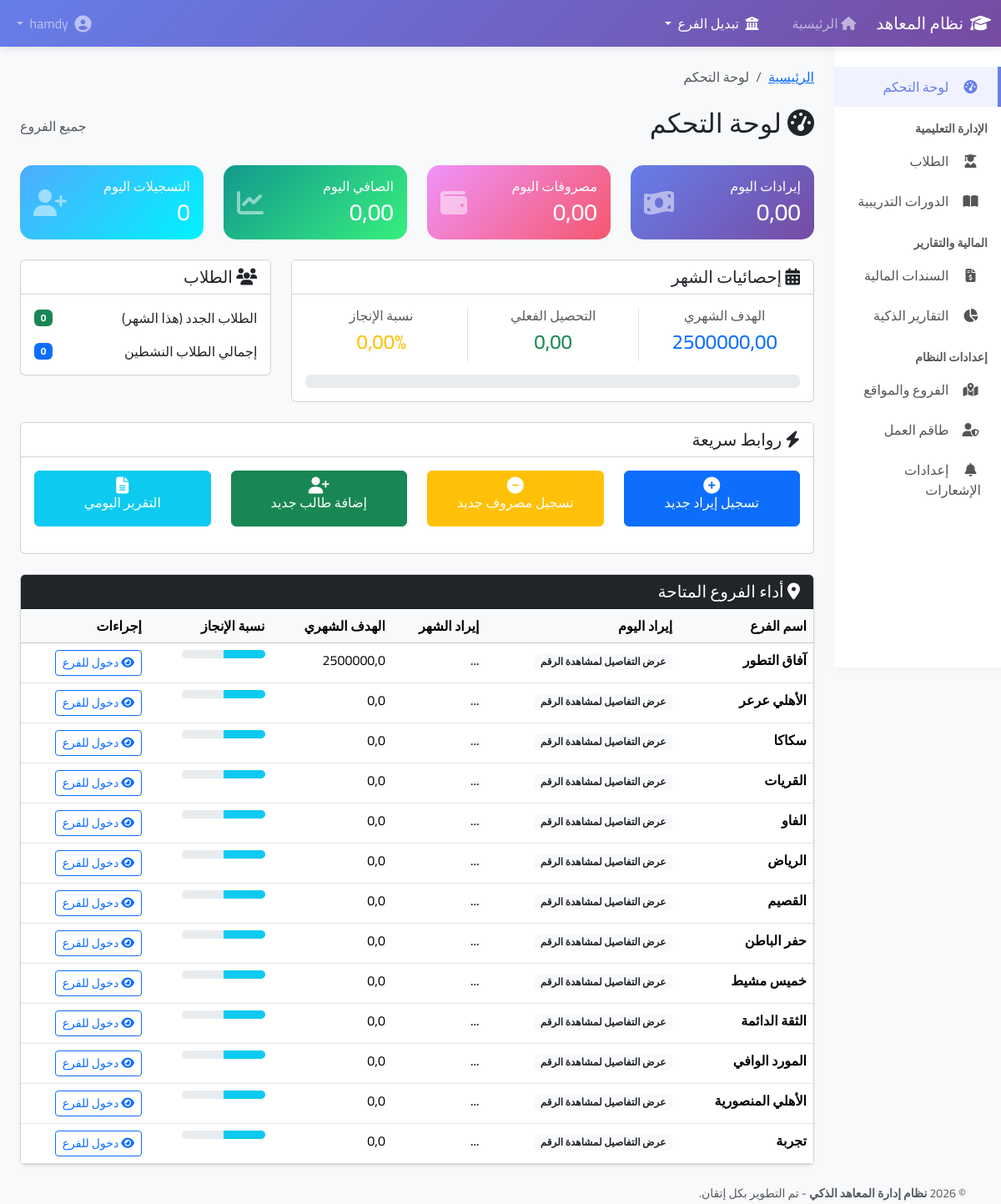
Screenshot of / (signed in) with the database file from the repository.
### accounts/models.py (models this page shows, shortened)
class User(AbstractUser):
    USER_TYPE_CHOICES = [
        ('admin', 'مدير النظام'),
        ('branch_manager', 'مدير فرع'),
        ('employee', 'موظف'),
        ('regional_manager', 'مدير إقليمي'),  # إضافة هذا النوع
        ('accountant', 'محاسب'),
    ]
    user_type = models.CharField(max_length=20, choices=USER_TYPE_CHOICES, default='employee', verbose_name='نوع المستخدم')
    branch = models.ForeignKey(Branch, on_delete=models.SET_NULL, null=True, blank=True, verbose_name='الفرع')
    managed_branches = models.ManyToManyField(Branch, blank=True, related_name='regional_managers',
                                             verbose_name='الفروع التي يديرها')
    phone = models.CharField(max_length=20, blank=True, verbose_name='رقم الهاتف')
    is_active = models.BooleanField(default=True, verbose_name='نشط')
    created_at = models.DateTimeField(auto_now_add=True, verbose_name='تاريخ الإنشاء')
    class Meta:
        verbose_name = 'مستخدم'
        verbose_name_plural = 'المستخدمين'

### branches/models.py (models this page shows, shortened)
class Branch(models.Model):
    name = models.CharField(max_length=100, verbose_name='اسم الفرع')
    code = models.CharField(max_length=10, unique=True, verbose_name='كود الفرع')
    address = models.TextField(blank=True, verbose_name='العنوان')
    phone = models.CharField(max_length=20, blank=True, verbose_name='رقم الهاتف')
    email = models.EmailField(blank=True, verbose_name='البريد الإلكتروني')
    is_active = models.BooleanField(default=True, verbose_name='نشط')
    created_at = models.DateTimeField(auto_now_add=True, verbose_name='تاريخ الإنشاء')
    def get_current_month_target(self):
        today = date.today()
        target_obj = self.targets.filter(year=today.year, month=today.month).first()
        return float(target_obj.amount) if target_obj else 0.0

class BranchTarget(models.Model):
    MONTH_CHOICES = [
        (1, 'يناير'), (2, 'فبراير'), (3, 'مارس'), (4, 'أبريل'),
        (5, 'مايو'), (6, 'يونيو'), (7, 'يوليو'), (8, 'أغسطس'),
        (9, 'سبتمبر'), (10, 'أكتوبر'), (11, 'نوفمبر'), (12, 'ديسمبر'),
    ]
    branch = models.ForeignKey(Branch, on_delete=models.CASCADE, related_name='targets', verbose_name='الفرع')
    year = models.PositiveIntegerField(default=date.today().year, verbose_name='السنة')
    month = models.PositiveIntegerField(choices=MONTH_CHOICES, verbose_name='الشهر')
    amount = models.DecimalField(max_digits=12, decimal_places=2, verbose_name='المبلغ المستهدف',
                                 validators=[MinValueValidator(0)])
    class Meta:
        verbose_name = 'هدف الفرع'
        verbose_name_plural = 'أهداف الفروع'
        unique_together = ['branch', 'year', 'month']  # يمنع تكرار الهدف لنفس الفرع في نفس الشهر

### dashboard/views.py (the view)
# urls.py: path('', views.dashboard, name='dashboard'),
@login_required
def dashboard(request):
    user = request.user
    today = date.today()
    month_start = today.replace(day=1)
    if user.is_superuser or user.user_type == 'admin':
        visible_branches = Branch.objects.filter(is_active=True)
    elif user.user_type == 'regional_manager':
        visible_branches = user.managed_branches.all()
    else:
        visible_branches = Branch.objects.filter(id=user.branch_id) if user.branch else Branch.objects.none()
    income_qs = Income.objects.filter(branch__in=visible_branches)
    expense_qs = Expense.objects.filter(branch__in=visible_branches)
    student_qs = Student.objects.filter(branch__in=visible_branches)
    today_income = income_qs.filter(date=today).aggregate(total=Sum('amount'))['total'] or 0
    today_expenses = expense_qs.filter(date=today).aggregate(total=Sum('amount'))['total'] or 0
    monthly_income = income_qs.filter(date__gte=month_start).aggregate(total=Sum('amount'))['total'] or 0
    from branches.models import BranchTarget
    total_target = BranchTarget.objects.filter(
        branch__in=visible_branches,
        year=today.year,
        month=today.month
    ).aggregate(total=Sum('amount'))['total'] or 0
    achievement_percentage = (monthly_income / total_target * 100) if total_target > 0 else 0
    today_registrations = income_qs.filter(date=today, income_type='registration').count()
    new_students_month = student_qs.filter(registration_date__gte=month_start).count()
    total_active_students = student_qs.filter(is_active=True).count()
    context = {
        'branches': visible_branches,
        'today_income': today_income,
        'today_expenses': today_expenses,
        'today_net': today_income - today_expenses,
        'today_registrations': today_registrations,
        'monthly_income': monthly_income,
        'monthly_target': total_target,
        'achievement_percentage': round(achievement_percentage, 2),
        'new_students': new_students_month,
        'total_students': total_active_students,
        'is_global_view': visible_branches.count() > 1,
    }
    return render(request, 'dashboard/dashboard.html', context)

### branches/context_processors.py (called while the page is built)
def branch_context(request):
    if request.user.is_authenticated:
        user = request.user
        if user.is_superuser or user.user_type == 'admin':
            branches = Branch.objects.filter(is_active=True)
        elif user.user_type == 'regional_manager':
            branches = user.managed_branches.all()
        else:
            branches = Branch.objects.filter(id=user.branch_id) if user.branch else []
        return {
            'branches': branches,
            'is_global_view': branches.count() > 1 if hasattr(branches, 'count') else False
        }
    return {}

### templates/dashboard/dashboard.html (shortened to what this page needs)
{% extends 'base.html' %}
{% block content %}
<div class="d-flex justify-content-between align-items-center mb-4">
    <h2><i class="fas fa-tachometer-alt"></i> لوحة التحكم</h2>
    <span class="text-muted">{{ user.branch.name|default:"جميع الفروع" }}</span>
</div>
<div class="row mb-4">
    <div class="col-md-3">
        <div class="card stat-card">
            <div class="card-body">
                <div class="d-flex justify-content-between align-items-center">
                    <div>
                        <h6 class="card-title mb-1">إيرادات اليوم</h6>
                        <h3 class="mb-0">{{ today_income|floatformat:2 }}</h3>
                    </div>
                    <i class="fas fa-money-bill-wave fa-2x opacity-50"></i>
                </div>
            </div>
        </div>
    </div>
    <div class="col-md-3">
        <div class="card stat-card warning">
            <div class="card-body">
                <div class="d-flex justify-content-between align-items-center">
                    <div>
                        <h6 class="card-title mb-1">مصروفات اليوم</h6>
                        <h3 class="mb-0">{{ today_expenses|floatformat:2 }}</h3>
                    </div>
                    <i class="fas fa-wallet fa-2x opacity-50"></i>
                </div>
            </div>
        </div>
    </div>
    <div class="col-md-3">
        <div class="card stat-card success">
            <div class="card-body">
                <div class="d-flex justify-content-between align-items-center">
                    <div>
                        <h6 class="card-title mb-1">الصافي اليوم</h6>
                        <h3 class="mb-0">{{ today_net|floatformat:2 }}</h3>
                    </div>
                    <i class="fas fa-chart-line fa-2x opacity-50"></i>
                </div>
            </div>
        </div>
    </div>
    <div class="col-md-3">
        <div class="card stat-card info">
            <div class="card-body">
                <div class="d-flex justify-content-between align-items-center">
                    <div>
                        <h6 class="card-title mb-1">التسجيلات اليوم</h6>
                        <h3 class="mb-0">{{ today_registrations|default:0 }}</h3>
                    </div>
                    <i class="fas fa-user-plus fa-2x opacity-50"></i>
                </div>
            </div>
        </div>
    </div>
</div>
<div class="row mb-4">
    <div class="col-md-8">
        <div class="card">
            <div class="card-header bg-white">
                <h5 class="mb-0"><i class="fas fa-calendar-alt"></i> إحصائيات الشهر</h5>
            </div>
            <div class="card-body">
                <div class="row">
                    <div class="col-md-4 text-center border-end">
                        <h6 class="text-muted">الهدف الشهري</h6>
                        <h4 class="text-primary">{{ monthly_target|floatformat:2 }}</h4>
                    </div>
                    <div class="col-md-4 text-center border-end">
                        <h6 class="text-muted">التحصيل الفعلي</h6>
                        <h4 class="text-success">{{ monthly_income|floatformat:2 }}</h4>
                    </div>
                    <div class="col-md-4 text-center">
                        <h6 class="text-muted">نسبة الإنجاز</h6>
                        <h4 class="{% if achievement_percentage >= 100 %}text-success{% else %}text-warning{% endif %}">
                            {{ achievement_percentage }}%
                        </h4>
                    </div>
                </div>
                <div class="mt-3">
                    <div class="progress">
                    </div>
                </div>
            </div>
        </div>
    </div>
    <div class="col-md-4">
        <div class="card">
            <div class="card-header bg-white">
                <h5 class="mb-0"><i class="fas fa-users"></i> الطلاب</h5>
            </div>
            <div class="card-body">
                <div class="d-flex justify-content-between align-items-center mb-3">
                    <span>الطلاب الجدد (هذا الشهر)</span>
                    <span class="badge bg-success">{{ new_students|default:0 }}</span>
                </div>
                <div class="d-flex justify-content-between align-items-center">
                    <span>إجمالي الطلاب النشطين</span>
                    <span class="badge bg-primary">{{ total_students|default:0 }}</span>
                </div>
            </div>
        </div>
    </div>
</div>
<div class="row">
    <div class="col-md-12">
        <div class="card">
            <div class="card-header bg-white">
                <h5 class="mb-0"><i class="fas fa-bolt"></i> روابط سريعة</h5>
            </div>
            <div class="card-body">
                <div class="row">
                    <div class="col-md-3 mb-3">
                        <a href="{% url 'transactions:income_add' %}" class="btn btn-primary w-100 py-3">
                            <i class="fas fa-plus-circle fa-lg mb-2 d-block"></i>
                            تسجيل إيراد جديد
                        </a>
                    </div>
                    <div class="col-md-3 mb-3">
                        <a href="{% url 'transactions:expense_add' %}" class="btn btn-warning w-100 py-3 text-white">
                            <i class="fas fa-minus-circle fa-lg mb-2 d-block"></i>
                            تسجيل مصروف جديد
                        </a>
                    </div>
                    <div class="col-md-3 mb-3">
                        <a href="{% url 'students:student_add' %}" class="btn btn-success w-100 py-3">
                            <i class="fas fa-user-plus fa-lg mb-2 d-block"></i>
                            إضافة طالب جديد
                        </a>
                    </div>
                    <div class="col-md-3 mb-3">
                        <a href="{% url 'reports:daily_report' %}" class="btn btn-info w-100 py-3 text-white">
                            <i class="fas fa-file-alt fa-lg mb-2 d-block"></i>
                            التقرير اليومي
                        </a>
                    </div>
                </div>
            </div>
        </div>
    </div>
</div>
{% if is_global_view %}
<div class="row mt-4">
    <div class="col-md-12">
        <div class="card shadow-sm">
            <div class="card-header bg-dark text-white d-flex justify-content-between align-items-center">
                <h5 class="mb-0"><i class="fas fa-map-marker-alt"></i> أداء الفروع المتاحة</h5>
            </div>
            <div class="card-body p-0">
                <div class="table-responsive">
                    <table class="table table-hover mb-0">
                        <thead class="table-light">
                            <tr>
                                <th>اسم الفرع</th>
                                <th>إيراد اليوم</th>
                                <th>إيراد الشهر</th>
                                <th>الهدف الشهري</th>
                                <th>نسبة الإنجاز</th>
                                <th>إجراءات</th>
                            </tr>
                        </thead>
                        <tbody>
                            {% for branch in branches %}
                            <tr>
                                <td class="fw-bold">{{ branch.name }}</td>
                                <td><span class="badge bg-light text-dark">عرض التفاصيل لمشاهدة الرقم</span></td>
                                <td>...</td>
                                <td>{{ branch.get_current_month_target }}</td>
                                <td>
                                    <div class="progress" style="height: 10px; width: 100px;">
                                        <div class="progress-bar bg-info" role="progressbar" style="width: 50%"></div>
                                    </div>
                                </td>
                                <td>
                                    <a href="{% url 'dashboard:branch_dashboard' branch.id %}" class="btn btn-sm btn-outline-primary">
                                        <i class="fas fa-eye"></i> دخول للفرع
                                    </a>
                                </td>
                            </tr>
                            {% empty %}
                            <tr>
                                <td colspan="6" class="text-center">لا توجد فروع مضافة حالياً</td>
                            </tr>
                            {% endfor %}
                        </tbody>
                    </table>
                </div>
            </div>
        </div>
    </div>
</div>
{% endif %}
{% endblock %}

### templates/base.html (style rules this page uses)
* { font-family: 'Cairo', sans-serif; }
body { background-color: #f8f9fa; overflow-x: hidden; }
.stat-card { border: none; border-radius: 15px; color: white !important; background: linear-gradient(135deg, #667eea 0%, #764ba2 100%) !important; }
.stat-card.success { background: linear-gradient(135deg, #11998e 0%, #38ef7d 100%) !important; }
.stat-card.warning { background: linear-gradient(135deg, #f093fb 0%, #f5576c 100%) !important; }
.stat-card.info { background: linear-gradient(135deg, #4facfe 0%, #00f2fe 100%) !important; }
.stat-card h3, .stat-card h6, .stat-card i { color: white !important; }

### rows the page displays
User: branch.name "جميع الفروع"
Branch: name "آفاق التطور", get_current_month_target "2500000,0"
Branch: name "الأهلي عرعر", get_current_month_target "0,0"
Branch: name "سكاكا", get_current_month_target "0,0"
Branch: name "القريات", get_current_month_target "0,0"
Branch: name "الفاو", get_current_month_target "0,0"
Branch: name "الرياض", get_current_month_target "0,0"
Branch: name "القصيم", get_current_month_target "0,0"
Branch: name "حفر الباطن", get_current_month_target "0,0"
Branch: name "خميس مشيط", get_current_month_target "0,0"
Branch: name "الثقة الدائمة", get_current_month_target "0,0"
Branch: name "المورد الوافي", get_current_month_target "0,0"
Branch: name "الأهلي المنصورية", get_current_month_target "0,0"
Branch: name "تجربة", get_current_month_target "0,0"

### other values shown
{{ title|default:"لوحة التحكم" }} "لوحة التحكم"
{{ today_income|floatformat:2 }} "0,00"
{{ today_expenses|floatformat:2 }} "0,00"
{{ today_net|floatformat:2 }} "0,00"
{{ today_registrations|default:0 }} "0"
{{ monthly_target|floatformat:2 }} "2500000,00"
{{ monthly_income|floatformat:2 }} "0,00"
{{ achievement_percentage }} "0,00"
{{ new_students|default:0 }} "0"
{{ total_students|default:0 }} "0"
